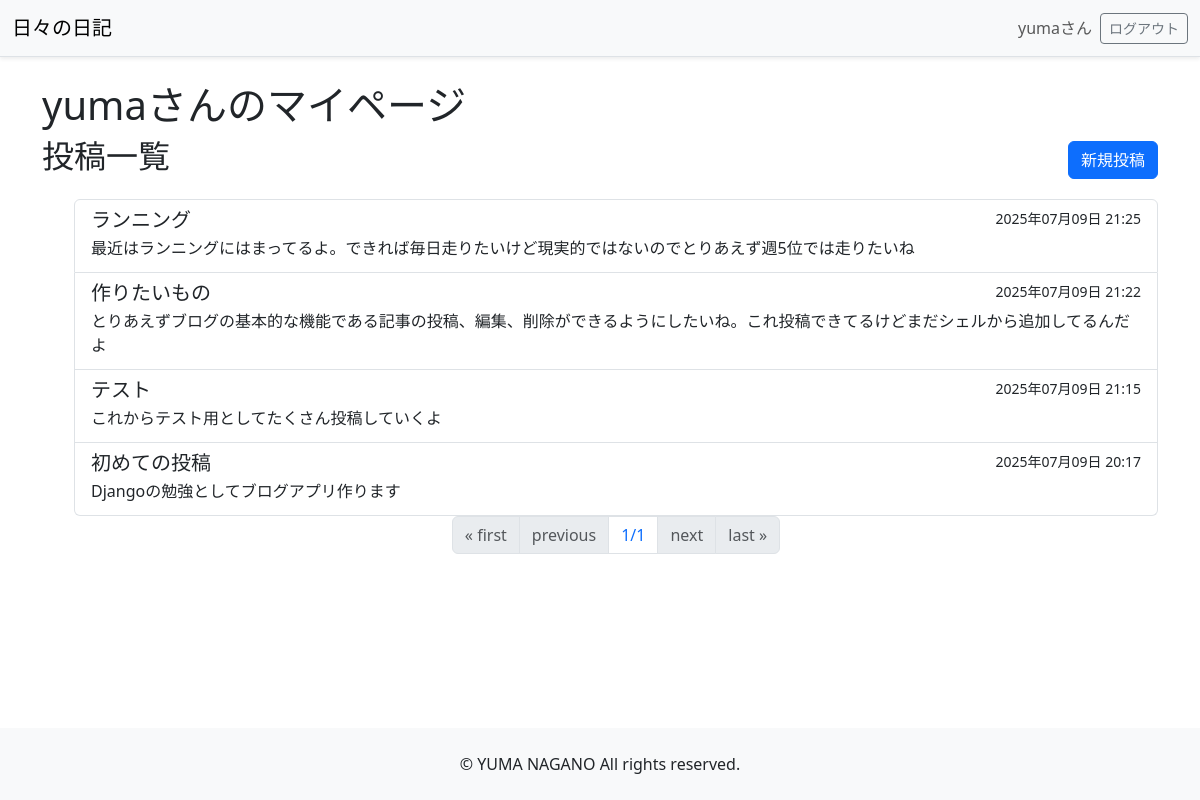
The app's page /mypage/ (signed in), older data.
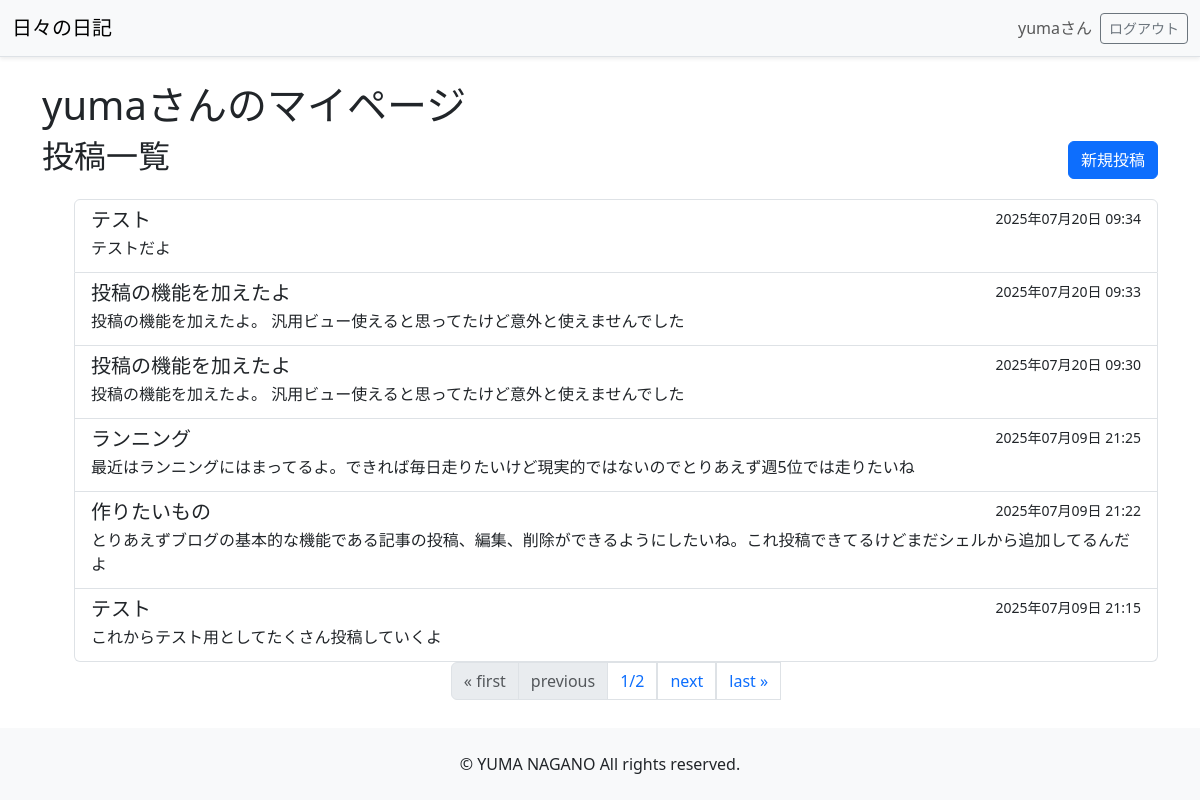
The same page, newer data.
### brog/models.py (models this page shows, shortened)
class Post(models.Model):
    title = models.CharField(max_length=200)
    author = models.ForeignKey(User, on_delete=models.CASCADE)
    content = models.TextField()
    created_at = models.DateTimeField(auto_now_add=True)

### brog/views.py (the view)
# urls.py: path('mypage/', views.MyPageView.as_view(), name='mypage'),
class MyPageView(LoginRequiredMixin, ListView):
    paginate_by = 6
    model = Post
    template_name = 'brog/mypage.html'
    context_object_name = 'posts'
    def get_queryset(self):
        return Post.objects.filter(author=self.request.user).order_by('-created_at')
    def get_context_data(self, **kwargs):
        context = super().get_context_data(**kwargs)
        context['user'] = self.request.user
        return context

### brog/templates/brog/mypage.html
{% extends 'brog/base.html' %} {% block content %}
<h1>{{ user.username }}さんのマイページ</h1>
<div class="d-flex justify-content-between align-items-center mb-3">
  <h2>投稿一覧</h2>
  <a href="{% url 'brog:post_create' %}" class="btn btn-primary">新規投稿</a>
</div>
{% if posts %}
<ul>
  <div class="list-group">
    {% for post in posts %}
    <a
      href="{% url 'brog:post_detail' post.id %}"
      class="list-group-item list-group-item-action"
    >
      <div class="d-flex w-100 justify-content-between">
        <h5 class="mb-1">{{ post.title }}</h5>
        <small>{{ post.created_at|date:"Y年m月d日 H:i"}}</small>
      </div>
      <p class="mb-1">{{ post.content|truncatewords:20 }}</p>
    </a>
    {% endfor %}
  </div>
  <nav aria-label="Page navigation example">
    <ul class="pagination justify-content-center">
      {% if page_obj.has_previous %}
      <a class="page-link" href="?page=1">&laquo; first</a>
      <a class="page-link" href="?page={{ page_obj.previous_page_number }}"
        >previous</a
      >
      {% else %}
      <li class="page-item disabled">
        <a class="page-link">&laquo; first</a>
      </li>
      <li class="page-item disabled">
        <a class="page-link">previous</a>
      </li>
      {% endif %}
      <li class="page-item">
        <a class="page-link" href="#"> {{ page_obj.number }}/{{ page_obj.paginator.num_pages }} </a>
      </li>
      {% if page_obj.has_next %}
      <a class="page-link" href="?page={{ page_obj.next_page_number }}">next</a>
      <a class="page-link" href="?page={{ page_obj.paginator.num_pages }}"
        >last &raquo;</a
      >
      {% else %}
      <li class="page-item disabled">
        <a class="page-link">next</a>
      </li>
      <li class="page-item disabled">
        <a class="page-link">last &raquo;</a>
      </li>
      {% endif %}
    </ul>
  </nav>
</ul>
{% else %}
<p>まだ投稿がありません。</p>
{% endif %} {% endblock%}

Row changes from the older to the newer data that the page shows:
no longer on this page (row unchanged): Post: title "初めての投稿", created_at "2025年07月09日 20:17", content "Djangoの勉強としてブログアプリ作ります"
added Post: title "テスト", created_at "2025年07月20日 09:34", content "テストだよ"
added Post: title "投稿の機能を加えたよ", created_at "2025年07月20日 09:33", content "投稿の機能を加えたよ。 汎用ビュー使えると思ってたけど意外と使えませんでした"
added Post: title "投稿の機能を加えたよ", created_at "2025年07月20日 09:30", content "投稿の機能を加えたよ。 汎用ビュー使えると思ってたけど意外と使えませんでした"
Text that changed along with them:
{{ page_obj.paginator.num_pages }}: "1" → "2"
